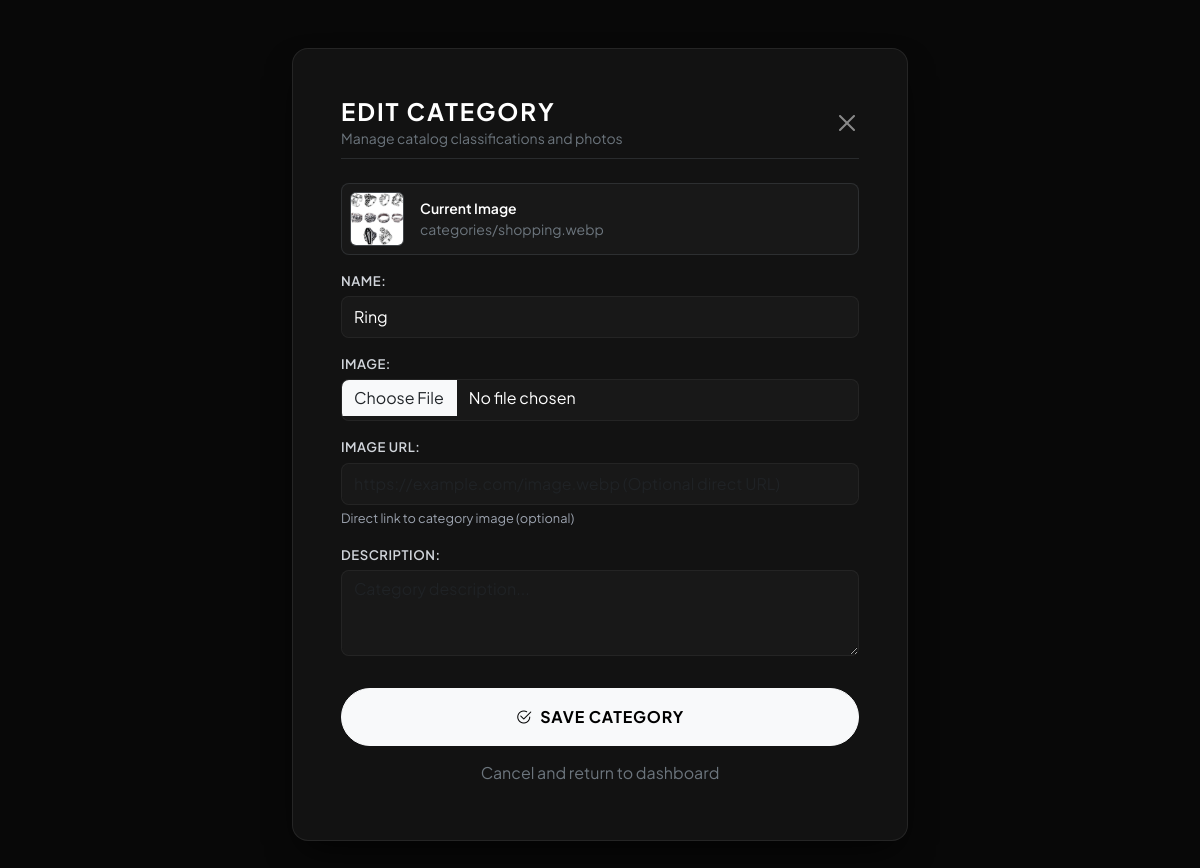
Page /adminpp/category/edit/1/ (signed in) on the earlier database version.
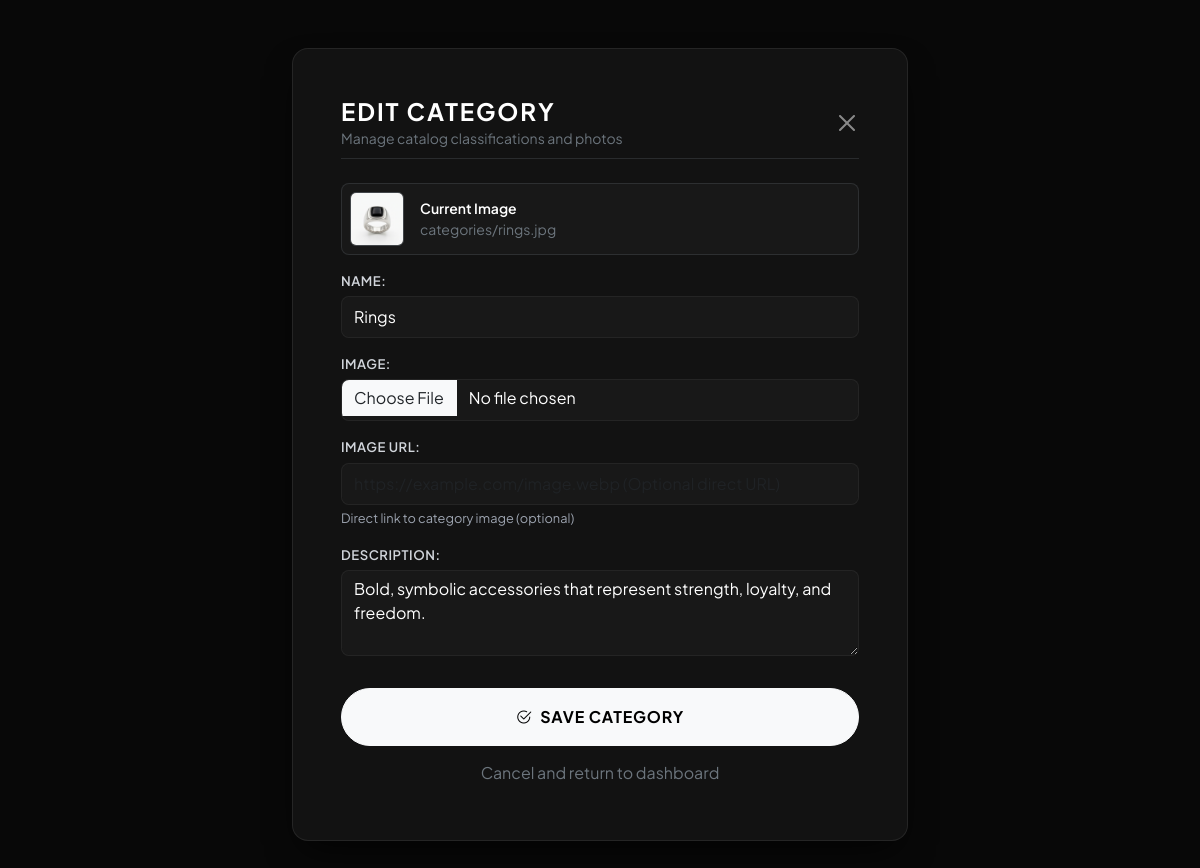
Same page on the later database version.
### store/models.py (models this page shows, shortened)
class Category(models.Model):
    name = models.CharField(max_length=100, unique=True)
    slug = models.SlugField(max_length=120, unique=True, blank=True)
    image = models.ImageField(upload_to='categories/', blank=True, null=True)
    image_url = models.URLField(max_length=1000, blank=True, null=True, help_text="Direct link to category image (optional)")
    description = models.TextField(blank=True, null=True)
    class Meta:
        verbose_name_plural = 'Categories'

### store/views.py (the view)
    def wrapper(request, *args, **kwargs):
        if not request.user.is_authenticated or not request.user.is_staff:
            return redirect('/login/?next=' + request.path)
        return view_func(request, *args, **kwargs)

### store/forms.py
class CategoryForm(forms.ModelForm):
    class Meta:
        model = Category
        fields = ['name', 'image', 'image_url', 'description']
        widgets = {
            'name': forms.TextInput(attrs={'class': 'form-control', 'placeholder': 'e.g. Rings, Shades, Caps'}),
            'image': forms.FileInput(attrs={'class': 'form-control'}),
            'image_url': forms.URLInput(attrs={'class': 'form-control', 'placeholder': 'https://example.com/image.webp (Optional direct URL)'}),
            'description': forms.Textarea(attrs={'class': 'form-control', 'rows': 3, 'placeholder': 'Category description...'}),
        }

### store/views.py (called while the page is built)
def cart_context_processor(request):
    cart = request.session.get('cart', {})
    total_qty = sum(cart.values()) if cart else 0
    return {
        'cart_item_count': total_qty,
        'all_categories': Category.objects.all(),
    }

def staff_required(view_func):
    def wrapper(request, *args, **kwargs):
        if not request.user.is_authenticated or not request.user.is_staff:
            return redirect('/login/?next=' + request.path)
        return view_func(request, *args, **kwargs)
    return wrapper

### store/templates/category_form.html (shortened to what this page needs)
<!DOCTYPE html>
<html lang="en">
<head>
    <link href="https://cdn.jsdelivr.net/npm/bootstrap@5.3.0/dist/css/bootstrap.min.css" rel="stylesheet">
    <link rel="stylesheet" href="https://cdn.jsdelivr.net/npm/bootstrap-icons@1.11.1/font/bootstrap-icons.css">
</head>
<body class="py-4 py-md-5 px-3">
<div class="container form-card">
    <div class="card-dark p-3 p-sm-4 p-md-5">
        <div class="d-flex justify-content-between align-items-center mb-4 pb-2 border-bottom border-secondary border-opacity-25">
            <div>
                <h1 class="h4 fw-bold m-0 text-white text-uppercase" style="letter-spacing: 0.08em;">
                    {% if category %}Edit Category{% else %}Add New Category{% endif %}
                </h1>
                <small class="text-secondary">Manage catalog classifications and photos</small>
            </div>
            <a href="{% url 'adminpp_dashboard' %}" class="btn-close btn-close-white" aria-label="Close"></a>
        </div>
        {% if category and category.image %}
        <div class="d-flex align-items-center gap-3 mb-3 p-2 rounded-3 border border-secondary border-opacity-25" style="background: var(--bg-surface-elevated);">
            <img src="{{ category.image.url }}" alt="{{ category.name }}" width="54" height="54" style="object-fit: cover;" class="rounded border border-secondary border-opacity-50">
            <div class="min-w-0">
                <span class="small text-white fw-semibold d-block">Current Image</span>
                <span class="small text-secondary text-truncate d-block">{{ category.image.name }}</span>
            </div>
        </div>
        {% endif %}
        <form method="POST" enctype="multipart/form-data">
            {{ form.as_p }}
            <button type="submit" class="btn btn-light w-100 mt-3 py-2 py-sm-3 fw-bold rounded-pill text-uppercase" style="letter-spacing: 0.05em;">
                <i class="bi bi-check2-circle me-1"></i> Save Category
            </button>
            <a href="{% url 'adminpp_dashboard' %}" class="btn btn-link w-100 text-secondary mt-2 text-decoration-none small text-center d-block">
                Cancel and return to dashboard
            </a>
        </form>
    </div>
</div>
</body>
</html>

Differences in the rows shown:
changed Category: image: a different picture; image.name "categories/shopping.webp" → "categories/rings.jpg"; name "Ring" → "Rings"; description (not shown) → "Bold, symbolic accessories that represent strength, loyalty, and freedom."
